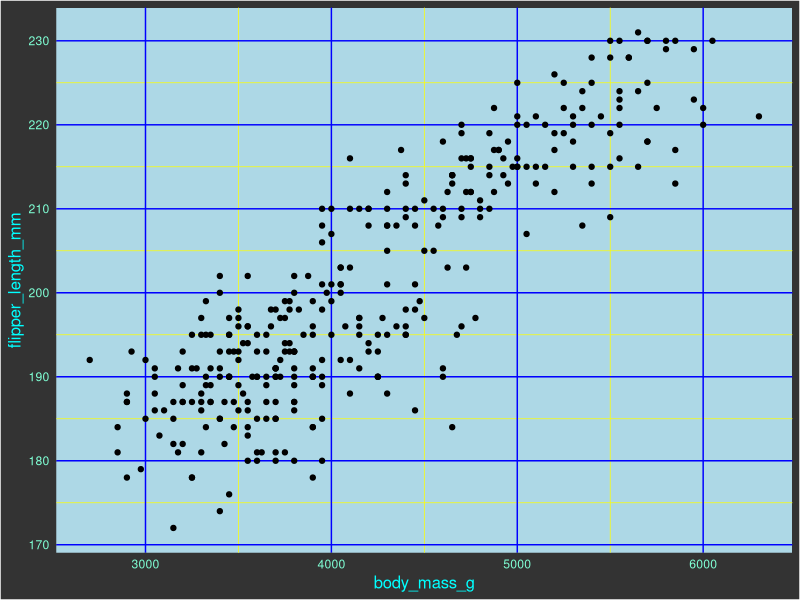

The R script that drew this image:
## ---- chunk 1
library(tidyverse)
library(palmerpenguins)
library(here)

## ---- chunk 2
View(penguins)


ggplot( data= penguins, aes(x= body_mass_g, y= flipper_length_mm)) +
  geom_point(aes(fill= "navy")) +
theme(title = element_text(size = 12, color = "cyan"),
        plot.background = element_rect(fill = "gray20"),
        panel.background = element_rect(fill = "lightblue"),
        axis.text = element_text(color = "aquamarine"),
        panel.grid.major = element_line(color = "blue"),
        panel.grid.minor = element_line(color = "yellow"),
        
      legend.position = "none"  )
  
## ---- chunk 3
#' Sailboat
#'
#' @return
#' @export
#'
#' @examples
sailboat <- function() {theme(title = element_text(size = 12, color = "cyan"),
        plot.background = element_rect(fill = "gray20"),
        panel.background = element_rect(fill = "lightblue"),
        axis.text = element_text(color = "aquamarine"),
        panel.grid.major = element_line(color = "blue"),
        panel.grid.minor = element_line(color = "yellow"),
        
      legend.position = "none"  )
  }
## ---- chunk 4

